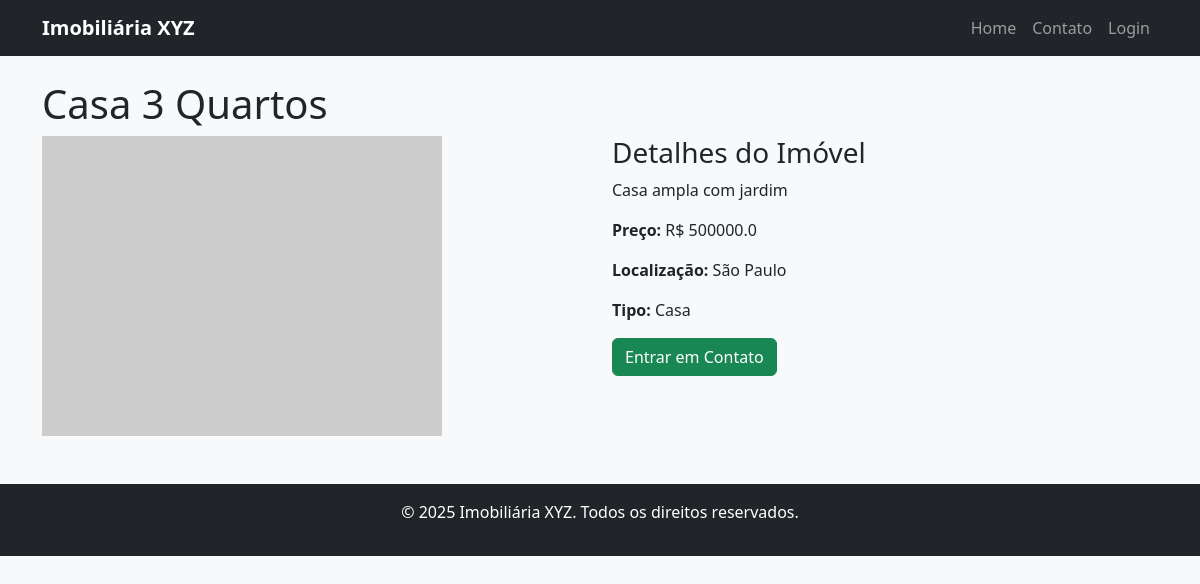
The page /imovel/1 on the database its author committed.
### tables this page shows
CREATE TABLE imoveis (
        id INTEGER PRIMARY KEY AUTOINCREMENT,
        titulo TEXT NOT NULL,
        descricao TEXT,
        preco REAL,
        localizacao TEXT,
        tipo TEXT,
        imagem TEXT
    );

### app.py (the view)
@app.route('/imovel/<int:id>')
def imovel(id):
    conn = get_db()
    c = conn.cursor()
    c.execute("SELECT * FROM imoveis WHERE id = ?", (id,))
    imovel = c.fetchone()
    conn.close()
    if imovel:
        return render_template('imovel.html', imovel=imovel)
    return redirect(url_for('index'))

### database.py (called while the page is built)
def get_db():
    conn = sqlite3.connect('imoveis.db')
    conn.row_factory = sqlite3.Row
    return conn

### templates/imovel.html
{% extends 'base.html' %}
{% block content %}
<h1>{{ imovel.titulo }}</h1>
<div class="row">
    <div class="col-md-6">
        <img src="{{ url_for('static', filename='images/' + imovel.imagem) }}" class="img-fluid" alt="{{ imovel.titulo }}" onerror="this.src='https://via.placeholder.com/400x300'">
    </div>
    <div class="col-md-6">
        <h3>Detalhes do Imóvel</h3>
        <p>{{ imovel.descricao }}</p>
        <p><strong>Preço:</strong> R$ {{ imovel.preco }}</p>
        <p><strong>Localização:</strong> {{ imovel.localizacao }}</p>
        <p><strong>Tipo:</strong> {{ imovel.tipo }}</p>
        <a href="{{ url_for('contato') }}" class="btn btn-success">Entrar em Contato</a>
    </div>
</div>
{% endblock %}

### static/static/css/style.css (style rules this page uses)
body { background-color: #f8f9fa; }

### rows shown on the page
imoveis: titulo "Casa 3 Quartos", descricao "Casa ampla com jardim", preco "500000.0", localizacao "São Paulo", tipo "Casa"
